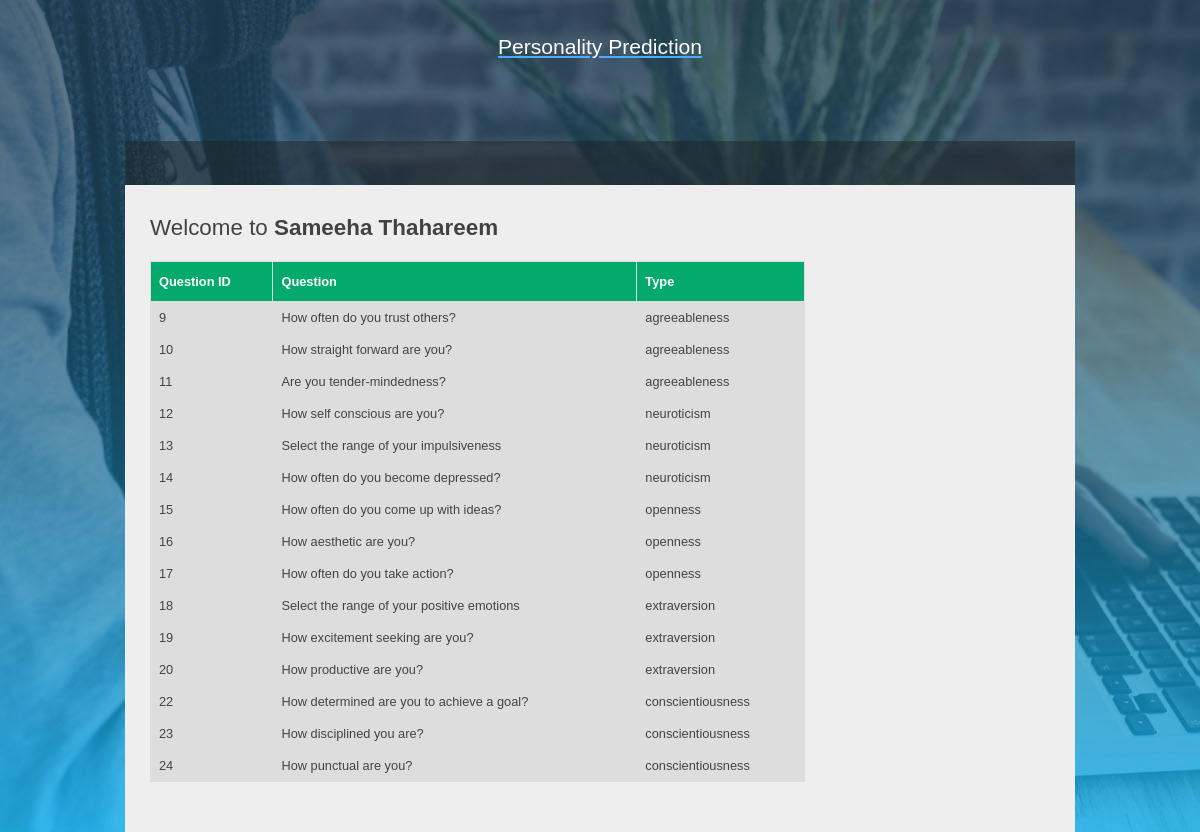
The app's page /getquestions/ (signed in) with its own data.
### resume/models.py (models this page shows)
class QuestionModel(models.Model):
    question = models.CharField(max_length=60)
    type = models.CharField(max_length=60)

### resume/views.py (the view)
# urls.py: path('getquestions/',getquestions,name='questions'),
def getquestions(request):
    if request.session['role']=="user":
        questions=[]
        for question in QuestionModel.objects.all():
            answer = AnswerModel.objects.filter(studentid=request.session['username'], questionid=question.id).first()
            question.isanswered = "no"
            if answer is not None:
                question.isanswered = "yes"
            questions.append(question)
        return render(request, "viewquestions.html", {"questions":questions})
    else:
        return render(request, "viewquestions.html", {"questions": QuestionModel.objects.all()})

### templates/viewquestions.html (shortened to what this page needs)
{% load  static%}
<!DOCTYPE HTML>
<html>
<head>
<link rel="stylesheet" type="text/css" href="{% static '/style/style.css'%}" title="style" />
</head>
<body>
	<div id="main">
		<div id="header">
			<div id="logo">
				<div id="logo_text">
					<h3>
						<a href="#"><font color="white"><center>Personality Prediction</center></font></a>
					</h3>
					<br/><br/>
				</div>
			</div>
			<div id="menubar">
			</div>
		</div>
		<div id="site_content">
            <div id="content">
				<h1>Welcome to  <strong>{{request.session.username}}</strong>{{form.non_field_errors}}</h1>
				<table id="customers">
                    <tr>
                        <th>Question ID</th>
                        <th>Question</th>
						<th>Type</th>
					</tr>
					{% for question in questions %}
                        <tr>
                            <td>{{ question.id}}</td>
                            <td>{{ question.question}}</td>
                            <td>{{ question.type}}</td>
					    </tr>
					{% endfor %}
  				</table>
			</div>
		</div>
	</div>
</body>
</html>

### static/style/style.css (style rules this page uses)
html { height: 100%; }
* { margin: 0; padding: 0; }
body { font: normal .80em 'trebuchet ms', arial, sans-serif; background: #646557 url(banner.jpg) repeat fixed; color: #5D5D5D; }
h1, h2, h3, h4, h5, h6 { font: normal 175% 'century gothic', arial, sans-serif; color: #43423F; margin: 0 0 15px 0; padding: 5px 0 5px 0; }
h3 { font: normal 165% 'century gothic', arial, sans-serif; }
a, a:hover { background: transparent; outline: none; text-decoration: underline; color: #51A9FB; }
#main, #header, #logo, #menubar, #site_content, #footer { margin-left: auto; margin-right: auto; }
#main { width: 950px; margin: 20px auto; }
#header { width: 950px; height: 121px; }
#logo { width: 910px; position: relative; height: 100px; background: transparent; padding: 10px 0 10px 0; }
#menubar { height: 46px; width: 950px; margin: 1px auto 0 auto; background: transparent url(tab.png); }
#site_content { width: 925px; overflow: hidden; margin: 44px auto 0 auto; padding: 10px 0 0 25px; background: #EEE; border-top: 0; border-bottom: 0; color: #5D5D5D; }
#content { text-align: left; width: 655px; padding: 15px 0 20px 0; margin: 0; }
table { margin: 10px 0 30px 0; }
table tr th, table tr td { background: #3B3B3B; color: #FFF; padding: 7px 4px; text-align: left; }
table tr td { background: #DDD; color: #47433F; border-top: 1px solid #FFF; }

### templates/viewquestions.html (style rules this page uses)
#customers { font-family: Arial, Helvetica, sans-serif; border-collapse: collapse; width: 100%; }
#customers td, #customers th { border: 1px solid #ddd; padding: 8px; }
#customers tr:nth-child(even) { background-color: #f2f2f2; }
#customers th { padding-top: 12px; padding-bottom: 12px; text-align: left; background-color: #04AA6D; color: white; }

### records on screen
QuestionModel: id "9", question "How often do you trust others?", type "agreeableness"
QuestionModel: id "10", question "How straight forward are you?", type "agreeableness"
QuestionModel: id "11", question "Are you tender-mindedness?", type "agreeableness"
QuestionModel: id "12", question "How self conscious are you?", type "neuroticism"
QuestionModel: id "13", question "Select the range of your impulsiveness", type "neuroticism"
QuestionModel: id "14", question "How often do you become depressed?", type "neuroticism"
QuestionModel: id "15", question "How often do you come up with ideas?", type "openness"
QuestionModel: id "16", question "How aesthetic are you?", type "openness"
QuestionModel: id "17", question "How often do you take action?", type "openness"
QuestionModel: id "18", question "Select the range of your positive emotions", type "extraversion"
QuestionModel: id "19", question "How excitement seeking are you?", type "extraversion"
QuestionModel: id "20", question "How productive are you?", type "extraversion"
QuestionModel: id "22", question "How determined are you to achieve a goal?", type "conscientiousness"
QuestionModel: id "23", question "How disciplined you are?", type "conscientiousness"
QuestionModel: id "24", question "How punctual are you?", type "conscientiousness"

### other values on screen
{{ request.session.username }} "Sameeha Thahareem"
